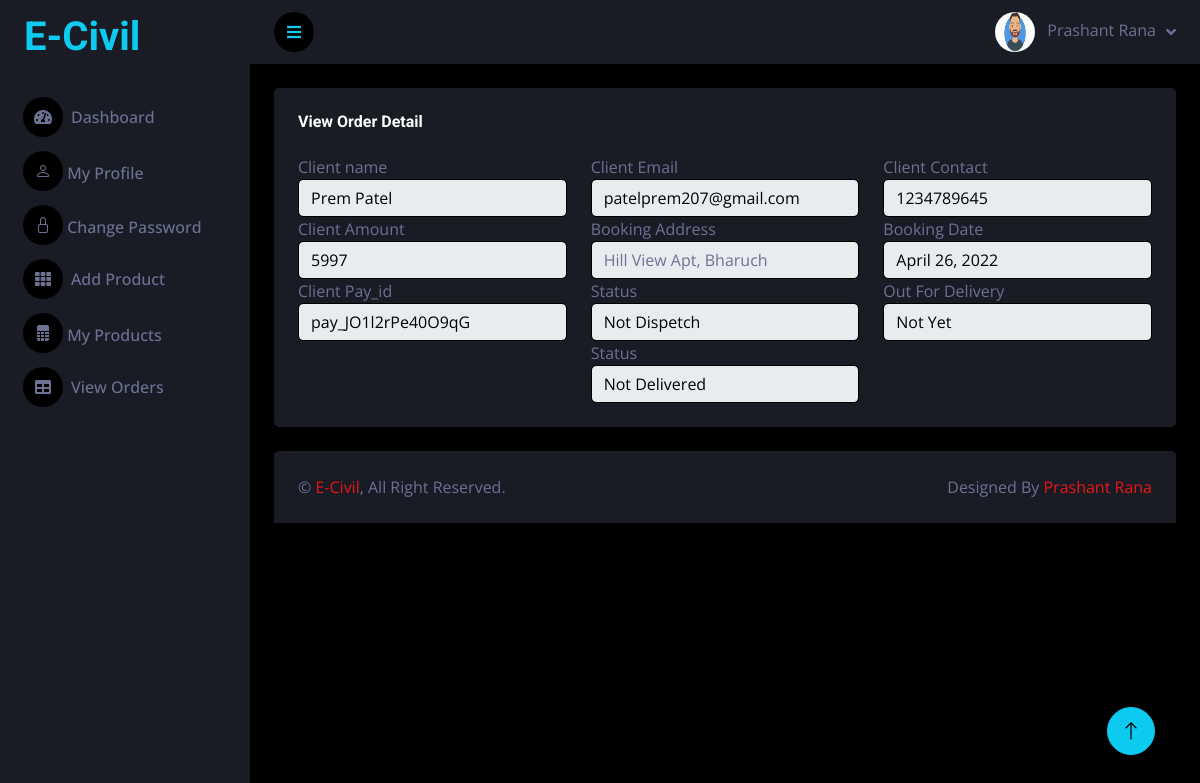
Page /seller/view-client-book/35 (signed in) on the earlier database version.
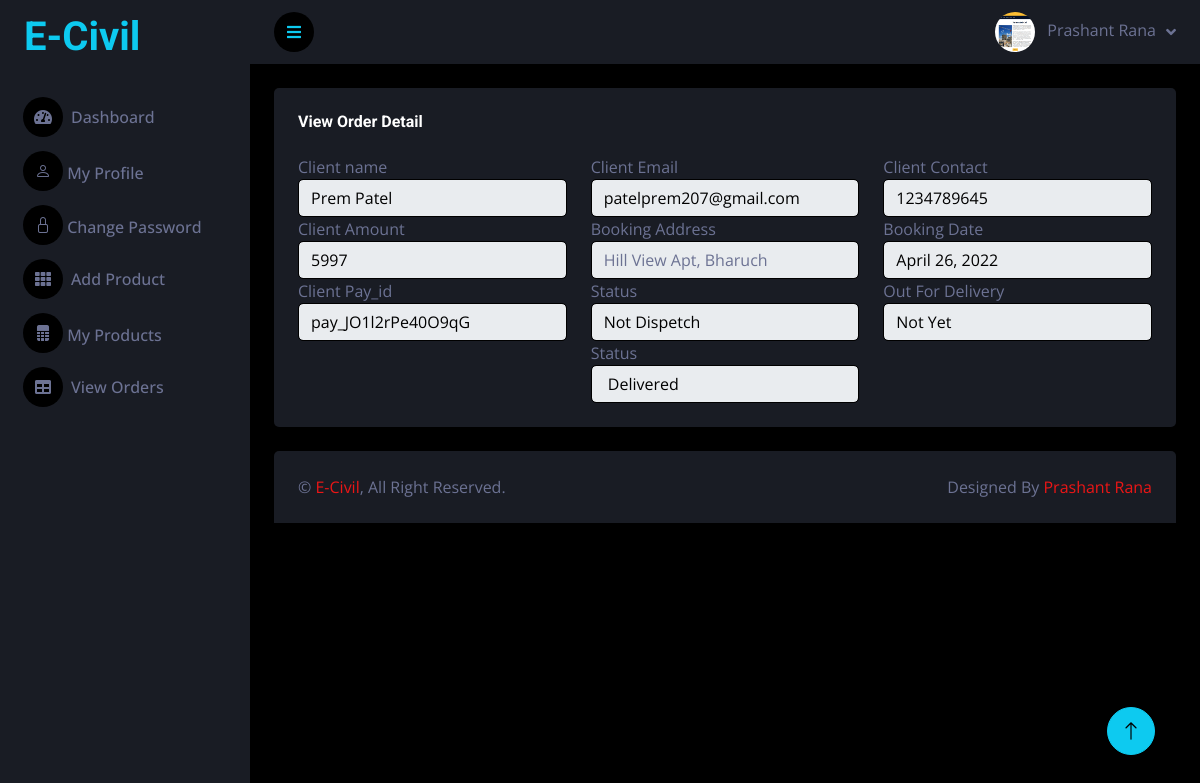
Same page on the later database version.
### seller/models.py (models this page shows, shortened)
class User(models.Model):
    fname = models.CharField(max_length=100)
    lname = models.CharField(max_length=100)
    email = models.EmailField(unique=True)
    mobile = models.CharField(max_length=15)
    password = models.CharField(max_length=100)
    pic = models.FileField(upload_to='Profile_Pic',default='avtar.png')
    cou = [('India','India')]
    sta = [('Gujarat','Gujarat'),('Goa','Goa'),('Delhi','Delhi'),('Rajasthan','Rajasthan'),]
    address = models.TextField(null=True,blank=True)
    country = models.CharField(max_length=10,blank=True,null=True)
    state = models.CharField(max_length=10,blank=True,null=True)
    district = models.CharField(max_length=20,blank=True,null=True)
    pincode = models.CharField(max_length=20,blank=True,null=True)
    aadhar = models.CharField(max_length=15,blank=True,null=True)
    aadharpic = models.FileField(upload_to='AadharPic',blank=True,null=True)
    pic = models.FileField(upload_to='profile',default='avtar.png')

### client/models.py (models this page shows, shortened)
class Booking(models.Model):
    service = models.ForeignKey(Service,on_delete=models.CASCADE)
    client = models.ForeignKey(ClientUser,on_delete=models.CASCADE)
    book_date = models.DateField(null=True,blank=True)
    amount = models.IntegerField(default=0)
    pay_id = models.CharField(max_length=30,null=True,blank=True)
    verify = models.BooleanField(default=False)
    pay_at = models.DateTimeField(auto_now_add = True)
    quantity = models.IntegerField(default=0)
    address = models.TextField(null=True,blank=True)
    status = models.BooleanField(default=False)
    action = models.BooleanField(default=False)
    sta = models.BooleanField(default=False)
    act = models.BooleanField(default=False)
    st = models.BooleanField(default=False)
    ac = models.BooleanField(default=False)

class ClientUser(models.Model):
    fname = models.CharField(max_length=100)
    lname = models.CharField(max_length=100)
    email = models.EmailField(unique=True)
    mobile = models.CharField(max_length=100)
    password = models.CharField(max_length=100)
    address = models.TextField()
    pic = models.FileField(upload_to='Clientprofile',default='avtar.png')
    country = models.CharField(max_length=10)
    state = models.CharField(max_length=10)
    district = models.CharField(max_length=20)
    pincode = models.CharField(max_length=20)

### seller/views.py (the view)
# urls.py: path('view-client-book/<int:pk>',views.view_client_book,name='view-client-book'),
def view_client_book(request,pk):
    uid = User.objects.get(email=request.session['email'])
    booking = Booking.objects.get(id=pk)
    return render(request,'view-client-book.html',{'uid':uid,'booking':booking})

### seller/templates/view-client-book.html (shortened to what the changed rows need)
{% extends 'blank.html' %}
{% load static %}
{% block content %}
<div class="container-fluid pt-4 px-4">
  <div class="row g-4">
          <div class="col-sm-12 col-xl-12">
            <div class="bg-secondary rounded h-100 p-4">
                <div class="row ">
                  <div class="col-md-4 ">
                    <div class="form-group ">
                      <label for="example-text-input" class="form-control-label">Client name</label>
                      <input class="form-control text-dark" type="text" disabled value="{{booking.client.fname}} {{booking.client.lname}}" name="cname">
                    </div>
                  </div>
                  <div class="col-md-4">
                    <div class="form-group">
                      <label for="example-text-input" class="form-control-label">Client Email</label>
                      <input class="form-control text-dark" disabled type="text" value="{{booking.client.email}}" name="cemail">
                    </div>
                  </div>
                  <div class="col-md-4">
                    <div class="form-group">
                      <label for="example-text-input" class="form-control-label">Client Contact</label>
                      <input class="form-control text-dark" disabled type="text" value="{{booking.client.mobile}}" name="cname">
                    </div>
                  </div>
                  </div>
                  <div class="row">
                    <div class="col-md-4">
                      <div class="form-group">
                        <label for="example-text-input" class="form-control-label">Client Amount</label>
                        <input class="form-control text-dark" disabled type="text" value="{{booking.amount}}" name="cemail">
                      </div>
                    </div>
                    <div class="col-md-4">
                      <div class="form-group">
                        <label for="example-text-input" class="form-control-label">Booking Address</label>
                        <input class="form-control" type="text" disabled value="{{booking.address}}" name="cname">
                      </div>
                    </div>
                    <div class="col-md-4">
                      <div class="form-group">
                        <label for="example-text-input" class="form-control-label">Booking Date</label>
                        <input class="form-control text-dark" type="text" disabled value="{{booking.book_date}}" name="cname">
                      </div>
                    </div>
                    </div>
                  <div class="row">
                    <div class="col-md-4">
                      <div class="form-group">
                        <label for="example-text-input" class="form-control-label">Client Pay_id</label>
                        <input class="form-control text-dark" disabled type="text" value="{{booking.pay_id}}" name="cemail">
                      </div>
                    </div>
                    <div class="col-md-4">
                      <div class="form-group">
                        <label for="example-text-input" class="form-control-label">Status</label>
                        <input class="form-control text-dark" type="text" disabled value="{% if booking.status and booking.action %} Dispetch {% else %}Not Dispetch {% endif %}" name="cname">
                      </div>
                    </div>
                    <div class="col-md-4">
                      <div class="form-group">
                        <label for="example-text-input" class="form-control-label">Out For Delivery</label>
                        <input class="form-control text-dark" type="text" disabled value="{% if booking.sta and booking.act %} Out For Delivery {% else %}Not Yet {% endif %}" name="cname">
                      </div>
                    </div>
                  </div>
                  <div class="row">
                    <div class="col-md-4">
                      <div class="form-group">
                        <label for="example-text-input" class="form-control-label">Status</label>
                        <input class="form-control text-dark" type="text" disabled value="{% if booking.st and booking.ac %} Delivered {% else %}Not Delivered {% endif %}" name="cname">
                      </div>
                    </div>
                  </div>
            </div>
          </div>
          </div>
          </div>
{% endblock %}

### seller/templates/blank.html (shortened to what this page needs)
{% load static %}
<!DOCTYPE html>
<html lang="en">
<head>
    <link href="https://cdnjs.cloudflare.com/ajax/libs/font-awesome/5.10.0/css/all.min.css" rel="stylesheet">
    <link href="https://cdn.jsdelivr.net/npm/bootstrap-icons@1.4.1/font/bootstrap-icons.css" rel="stylesheet">
    <link href="{% static 'lib/owlcarousel/owl.carousel.min.css' %}" rel="stylesheet">
    <link href="{% static 'lib/tempusdominus/css/tempusdominus-bootstrap-4.min.css' %}" rel="stylesheet" />
    <link href="{% static 'css/bootstrap.min.css' %}" rel="stylesheet">
    <link href="{% static 'css/style.css' %}" rel="stylesheet">
</head>
<body>
    <div class="container-fluid position-relative d-flex p-0">
        <div class="sidebar pe-4 pb-3">
            <nav class="navbar bg-secondary navbar-dark">
                <a href="{% url 'index' %}" class="navbar-brand mx-4 mb-3">
                    <h1 class="text-info">E-Civil</h1>
                </a>
                <div class="navbar-nav w-100">
                    {% block dash %}
                    <a href="{% url 'index' %}" class="nav-item nav-link "><i class="fa fa-tachometer-alt me-2"></i>Dashboard</a>
                    {% endblock %}
                    {% block profile %}
                    <a href="{% url 'profile' %}" class="nav-item nav-link"><i class="bi bi-person"></i>   My Profile</a>
                    {% endblock %}
                    {% block change %}
                    <a href="{% url 'changepswd' %}" class="nav-item nav-link"><i class="bi bi-lock"></i>
                        Change Password</a>
                    {% endblock %}
                    {% block service %}
                    <a href="{% url 'service' %}" class="nav-item nav-link"><i class="fa fa-th me-2"></i>Add Product</a>
                    {% endblock %}
                    {% block my %}
                    <a href="{% url 'myservice' %}" class="nav-item nav-link"><i class="bi bi-file-spreadsheet-fill"></i>           My Products</a>
                    {% endblock %}
                    {% block order %}
                    <a href="{% url 'view-client-booking' %}" class="nav-item nav-link"><i class="fa fa-table me-2"></i>View Orders</a>
                    {% endblock %}
                </div>
            </nav>
        </div>
        <div class="content">
            <nav class="navbar navbar-expand bg-secondary navbar-dark sticky-top px-4 py-0">
                <a href="#" class="sidebar-toggler flex-shrink-0" style="color: #0dcaf0;">
                    <i class="fa fa-bars"></i>
                </a>
                <div class="navbar-nav align-items-center ms-auto">
                    <div class="nav-item dropdown">
                        <a href="#" class="nav-link dropdown-toggle" data-bs-toggle="dropdown">
                            <img class="rounded-circle me-lg-2" src="{{uid.pic.url}}" alt="" style="width: 40px; height: 40px;">
                            <span class="d-none d-lg-inline-flex">{{uid.fname}} {{uid.lname}}</span>
                        </a>
                    </div>
                </div>
            </nav>
{% block content %}
{% endblock %}
            <div class="container-fluid pt-4 px-4">
                <div class="bg-secondary rounded-top p-4">
                    <div class="row">
                        <div class="col-12 col-sm-6 text-center text-sm-start">
                            &copy; <a href="{% url 'client_index' %}">E-Civil</a>, All Right Reserved.
                        </div>
                        <div class="col-12 col-sm-6 text-center text-sm-end">
                            Designed By <a href="">Prashant Rana</a>
                        </div>
                    </div>
                </div>
            </div>
        </div>
        <a href="#" class="btn btn-lg btn-info btn-lg-square back-to-top"><i class="bi bi-arrow-up"></i></a>
    </div>
</body>
</html>

Differences in the rows shown:
changed User "Prashant": pic: a different picture
changed Booking "Hill View Apt, Bharuch": cname "Not Delivered" → "Delivered"
